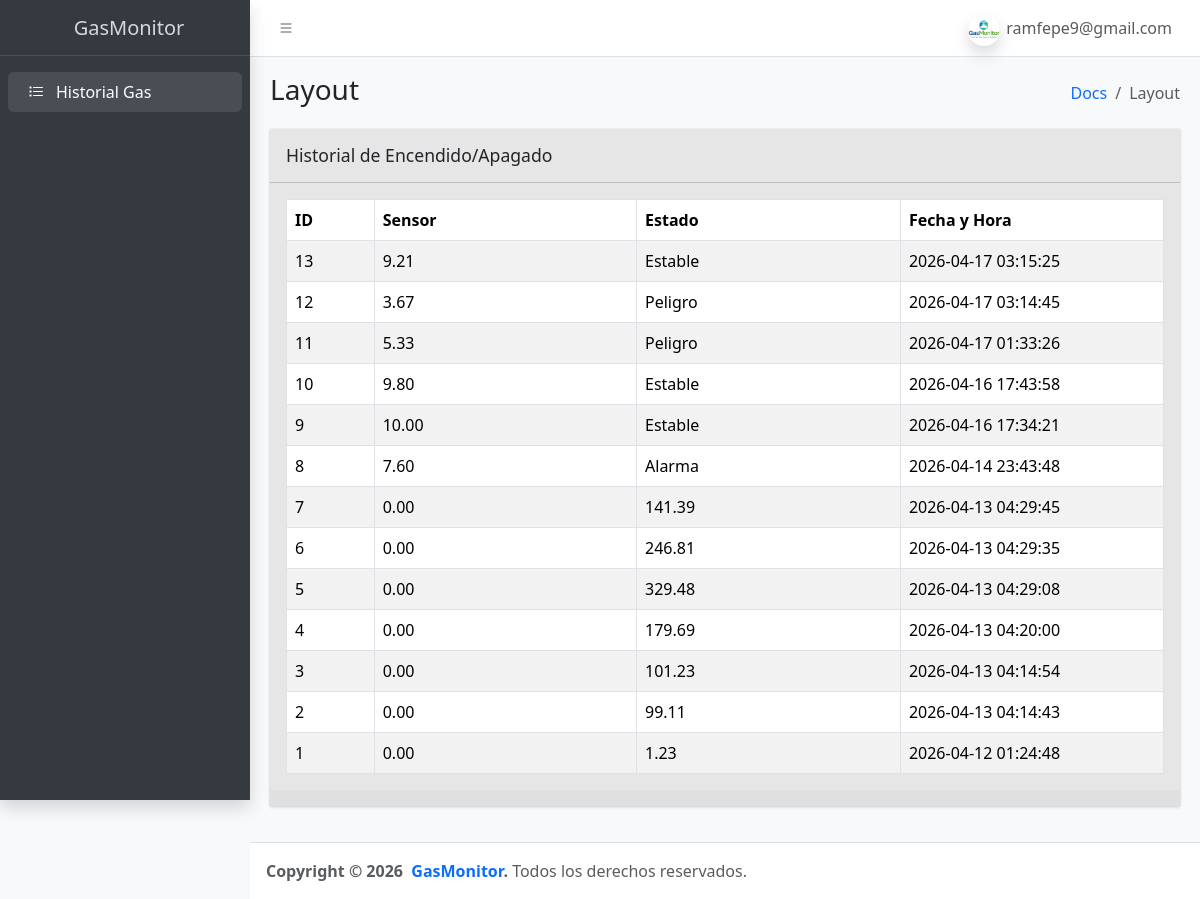
The page /views/gas/index.php (signed in) on the database its author committed.
### tables this page shows
CREATE TABLE IF NOT EXISTS `gas` (
  `id` int NOT NULL AUTO_INCREMENT,
  `status` varchar(50) NOT NULL DEFAULT '0',
  `sensor` float NOT NULL DEFAULT '0',
  `datatime` timestamp NOT NULL,
  KEY `Index 1` (`id`)
);

### views/gas/index.php (the view, shortened to what this page needs)
<?php
include('../../config/database.php');
$gas = [];
$stmt = $conn->prepare("SELECT * FROM gas ORDER BY datatime DESC");
if($stmt->execute()) {
    $gas = $stmt->fetchAll(PDO::FETCH_ASSOC);
}
?>
<!doctype html>
<html lang="en">
<head>
  <link rel="stylesheet" href="https://cdn.jsdelivr.net/npm/@fontsource/source-sans-3@5.0.12/index.css"
 media="print"
    onload="this.media = 'all'" />
  <link rel="stylesheet" href="https://cdn.jsdelivr.net/npm/overlayscrollbars@2.11.0/styles/overlayscrollbars.min.css"
 />
  <link rel="stylesheet" href="https://cdn.jsdelivr.net/npm/bootstrap-icons@1.13.1/font/bootstrap-icons.min.css"
 />
  <link rel="stylesheet" href="../../public/css/adminlte.css" />
</head>
<body class="layout-fixed sidebar-expand-lg bg-body-tertiary">
  <div class="app-wrapper">
    <?php include('../layout/header.php'); ?>
    <?php include('../layout/sidebar.php'); ?>
    <main class="app-main">
      <div class="app-content-header">
        <div class="container-fluid">
          <div class="row">
            <div class="col-sm-6">
              <h3 class="mb-0">Layout</h3>
            </div>
            <div class="col-sm-6">
              <ol class="breadcrumb float-sm-end">
                <li class="breadcrumb-item"><a href="#">Docs</a></li>
                <li class="breadcrumb-item active" aria-current="page">Layout</li>
              </ol>
            </div>
          </div>
        </div>
      </div>
      <div class="app-content">
        <div class="container-fluid">
          <div class="row">
            <div class="col-12">
              <div class="card mb-4">
                <div class="card-header">
                  <h3 class="card-title">Historial de Encendido/Apagado</h3>
                </div>
                <div class="card-body">
                  <table class="table table-bordered table-striped">
                    <thead>
                      <tr>
                        <th style="width: 10%">ID</th>
                        <th>Sensor</th>
                        <th>Estado</th>
                        <th style="width: 30%">Fecha y Hora</th>
                      </tr>
                    </thead>
                    <tbody>
                      <?php if (count($gas) > 0): ?>
                        <?php foreach ($gas as $row): ?>
                          <tr>
                            <td><?php echo htmlspecialchars($row['id']); ?></td>
                            <td><?php echo number_format($row['sensor'], 2); ?></td>
                            <td><?php echo htmlspecialchars($row['status']); ?></td>
                            <td><?php echo htmlspecialchars($row['datatime']); ?></td>
                          </tr>
                        <?php endforeach; ?>
                      <?php else: ?>
                        <tr>
                          <td colspan="3" class="text-center">No hay registros de actividad del Sensor.</td>
                        </tr>
                      <?php endif; ?>
                    </tbody>
                  </table>
                </div>
                <div class="card-footer clearfix">
                </div>
              </div>
            </div>
          </div>
        </div>
      </div>
    </main>
    <?php include('../layout/footer.php'); ?>
  </div>
</body>
</html>

### views/layout/header.php (shortened to what this page needs)
<nav class="app-header navbar navbar-expand bg-body">
  <div class="container-fluid">
    <ul class="navbar-nav">
      <li class="nav-item">
        <a class="nav-link" data-lte-toggle="sidebar" href="#" role="button">
          <i class="bi bi-list"></i>
        </a>
      </li>
    </ul>
    <ul class="navbar-nav ms-auto">
      <li class="nav-item dropdown user-menu">
        <a href="#" class="nav-link dropdown-toggle" data-bs-toggle="dropdown">
          <img
            src="../../includes/gasmonitor.jpeg"
            class="user-image rounded-circle shadow"
            alt="User Image"
          />
          <span class="d-none d-md-inline"><?php echo $_SESSION['user_email']; ?></span>
        </a>
      </li>
    </ul>
  </div>
</nav>

### views/layout/sidebar.php
<aside class="app-sidebar bg-body-secondary shadow" data-bs-theme="dark">
  <div class="sidebar-brand">
    <a href="index.php" class="brand-link">
      <span class="brand-text fw-light">GasMonitor</span>
    </a>
  </div>
  <div class="sidebar-wrapper">
    <nav class="mt-2">
      <ul
        class="nav sidebar-menu flex-column"
        data-lte-toggle="treeview"
        role="navigation"
        aria-label="Main navigation"
        data-accordion="false"
        id="navigation"
      >
        <li class="nav-item">
          <a href="../led/index.php" class="nav-link active">
            <i class="nav-icon bi bi-list-task"></i>
            <p>Historial Gas</p>
          </a>
        </li>
      </ul>
    </nav>
  </div>
</aside>

### views/layout/footer.php
<footer class="app-footer">
  <strong>
    Copyright &copy; 2026&nbsp;
    <a href="#" class="text-decoration-none">GasMonitor</a>.
  </strong>
  Todos los derechos reservados.
</footer>

### rows shown on the page
gas: id "13", sensor "9.21", status "Estable", datatime "2026-04-17 03:15:25"
gas: id "12", sensor "3.67", status "Peligro", datatime "2026-04-17 03:14:45"
gas: id "11", sensor "5.33", status "Peligro", datatime "2026-04-17 01:33:26"
gas: id "10", sensor "9.80", status "Estable", datatime "2026-04-16 17:43:58"
gas: id "9", sensor "10.00", status "Estable", datatime "2026-04-16 17:34:21"
gas: id "8", sensor "7.60", status "Alarma", datatime "2026-04-14 23:43:48"
gas: id "7", sensor "0.00", status "141.39", datatime "2026-04-13 04:29:45"
gas: id "6", sensor "0.00", status "246.81", datatime "2026-04-13 04:29:35"
gas: id "5", sensor "0.00", status "329.48", datatime "2026-04-13 04:29:08"
gas: id "4", sensor "0.00", status "179.69", datatime "2026-04-13 04:20:00"
gas: id "3", sensor "0.00", status "101.23", datatime "2026-04-13 04:14:54"
gas: id "2", sensor "0.00", status "99.11", datatime "2026-04-13 04:14:43"
gas: id "1", sensor "0.00", status "1.23", datatime "2026-04-12 01:24:48"

### other values the page prints
$_SESSION['user_email'] "ramfepe9@gmail.com"
